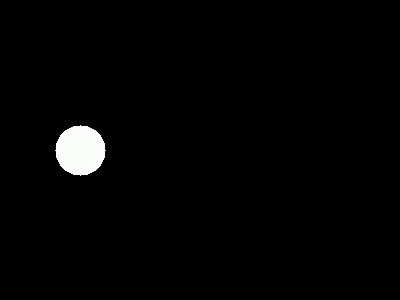
#> input picture frame 10 of Real-time-Surveillance-with-Motion-Detection/test_video.mp4, 400 x 300 px
$ python motion_detection.py
#> lines starting #> are read from the running program, lines starting #| are printed output that depends on the picture; after the words box and inside, x2 and y2 are one past the last pixel; in counts of white or black regions, pixels touching at a corner belong together
import cv2

# Read from video file instead of webcam (0)
cap = cv2.VideoCapture("test_video.mp4")

if not cap.isOpened():
    print("Cannot open video file")
    exit()

# Get video dimensions and FPS for saving output
width = int(cap.get(cv2.CAP_PROP_FRAME_WIDTH))
height = int(cap.get(cv2.CAP_PROP_FRAME_HEIGHT))
fps = cap.get(cv2.CAP_PROP_FPS) or 20.0

# Create VideoWriter to save the motion mask (isColor=False for grayscale mask)
fourcc = cv2.VideoWriter_fourcc(*"mp4v")
out = cv2.VideoWriter("motion_output.mp4", fourcc, fps, (width, height), isColor=False)

# Create background subtractor
fgbg = cv2.createBackgroundSubtractorMOG2()

frame_count = 0
while True:
    ret, frame = cap.read()
#> frame is the input picture: shape (300, 400, 3); mean B, G, R 4.1, 4.1, 4.1
    if not ret:
        break

    # Apply background subtraction
    fgmask = fgbg.apply(frame)
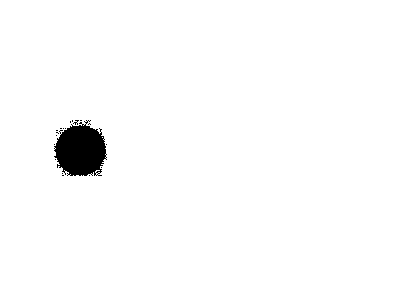
#> fgmask: shape (300, 400); values 127 (black) and 255 (white), 98.2% white; 19 black regions (18 under 20 px), largest, box (x1, y1, x2, y2) and area: (54, 120, 107, 176) 2129

    # Save the motion mask frame to output video
    out.write(fgmask)
    frame_count += 1

cap.release()
out.release()
print(f"Processed {frame_count} frames. Motion mask saved to motion_output.mp4")

$ run again, starting later in the video
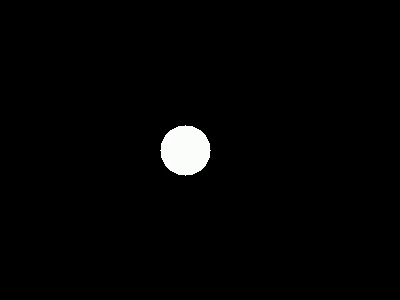
#> input picture frame 45 of Real-time-Surveillance-with-Motion-Detection/test_video.mp4, 400 x 300 px
#> frame is the input picture: shape (300, 400, 3); mean B, G, R 4.1, 4.1, 4.1
#> `fgmask = fgbg.apply(frame)`:
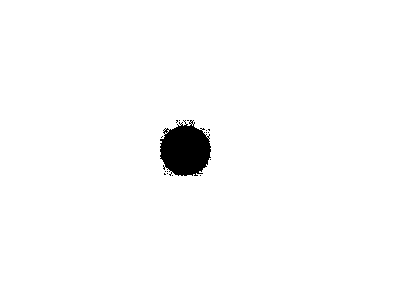
#> fgmask: shape (300, 400); values 127 (black) and 255 (white), 98.2% white; 16 black regions (15 under 20 px), largest, box (x1, y1, x2, y2) and area: (160, 120, 211, 176) 2110

$ run again, starting later in the video
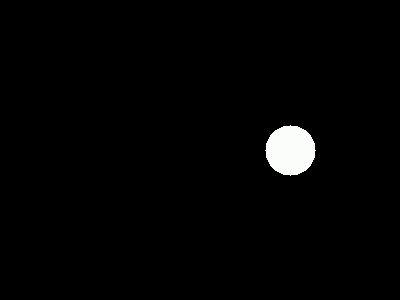
#> input picture frame 80 of Real-time-Surveillance-with-Motion-Detection/test_video.mp4, 400 x 300 px
#> frame is the input picture: shape (300, 400, 3); mean B, G, R 4.1, 4.1, 4.1
#> `fgmask = fgbg.apply(frame)`:
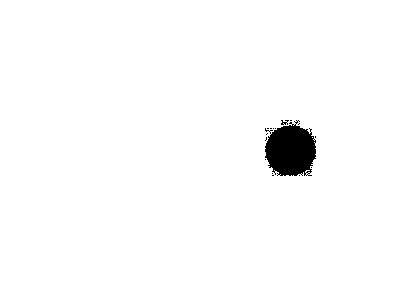
#> fgmask: shape (300, 400); values 127 (black) and 255 (white), 98.2% white; 16 black regions (14 under 20 px), largest, box (x1, y1, x2, y2) and area: (265, 120, 316, 176) 2119, (281, 120, 289, 125) 23
